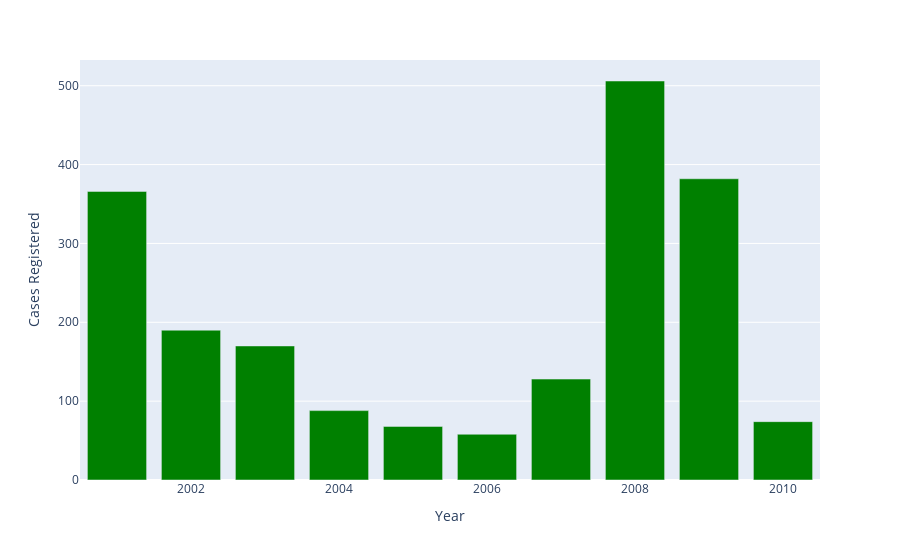

Notebook cell for this chart:
### Markdown cell above
### Cases registered against Police under Human Rights violations from 2001 to 2010 <a class="anchor" id="section_2_2"></a>

### Code cell
g3 = pd.DataFrame(police_hr.groupby(['Year'])['Cases_Registered_under_Human_Rights_Violations'].sum().reset_index())
g3.columns = ['Year','Cases Registered']

fig = px.bar(g3,x='Year',y='Cases Registered',color_discrete_sequence=['green'])
fig.show()

### Figure 1 — Plotly figure (JSON) as saved in the notebook; plotly's stock layout.template omitted (floating-point values rounded to 4 significant figures)
{"data": [{"alignmentgroup": "True", "hovertemplate": "Year=%{x}<br>Cases Registered=%{y}<extra></extra>", "legendgroup": "", "marker": {"color": "green"}, "name": "", "offsetgroup": "", "orientation": "v", "showlegend": false, "textposition": "auto", "type": "bar", "x": [2001, 2002, 2003, 2004, 2005, 2006, 2007, 2008, 2009, 2010], "xaxis": "x", "y": [366, 190, 170, 88, 68, 58, 128, 506, 382, 74], "yaxis": "y"}], "layout": {"barmode": "relative", "legend": {"tracegroupgap": 0}, "margin": {"t": 60}, "xaxis": {"anchor": "y", "domain": [0, 1], "title": {"text": "Year"}}, "yaxis": {"anchor": "x", "domain": [0, 1], "title": {"text": "Cases Registered"}}}}
